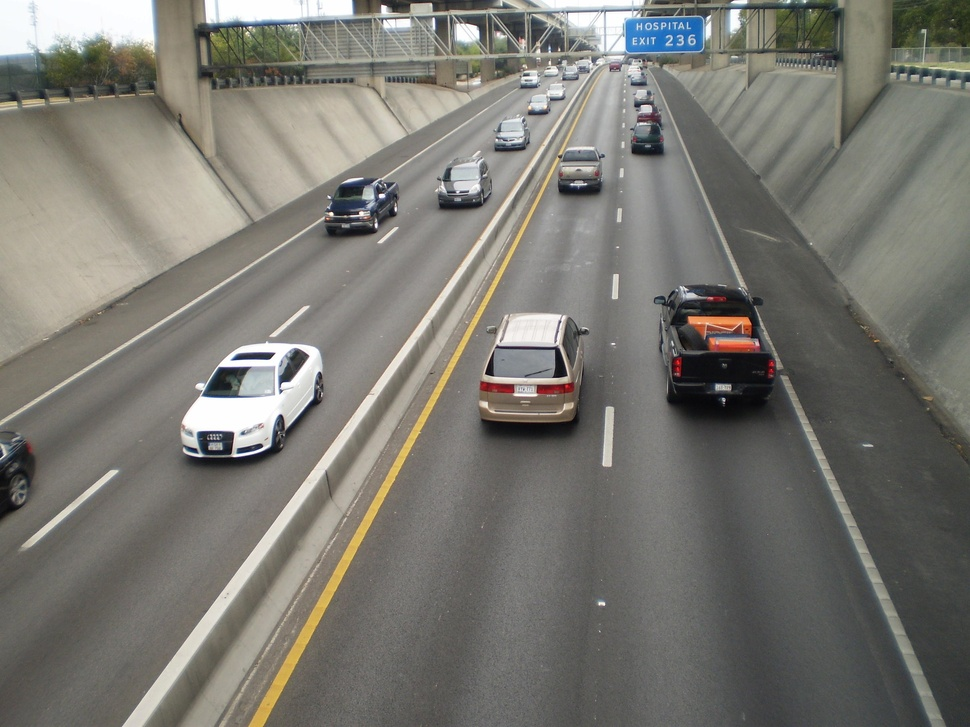
#> input picture 1.jpg, 970 x 727 px, shrunk from 2400 x 1800 before the run
$ python Affine.py
#> lines starting #> are read from the running program, lines starting #| are printed output that depends on the picture
import cv2
import numpy as np
from matplotlib import pyplot as plt

cv2.namedWindow('image',cv2.WINDOW_NORMAL)
img = cv2.imread('1.jpg')
#> img is the input picture: shape (727, 970, 3); mean B, G, R 113.7, 120.1, 121.7
rows,cols,ch = img.shape
#> rows = 727; cols = 970; ch = 3

ptin = np.float32([[50,50],[200,50],[50,200]])
ptout = np.float32([[10,100],[200,50],[100,250]])

M = cv2.getAffineTransform(ptin,ptout)
dst = cv2.warpAffine(img,M,(cols,rows))
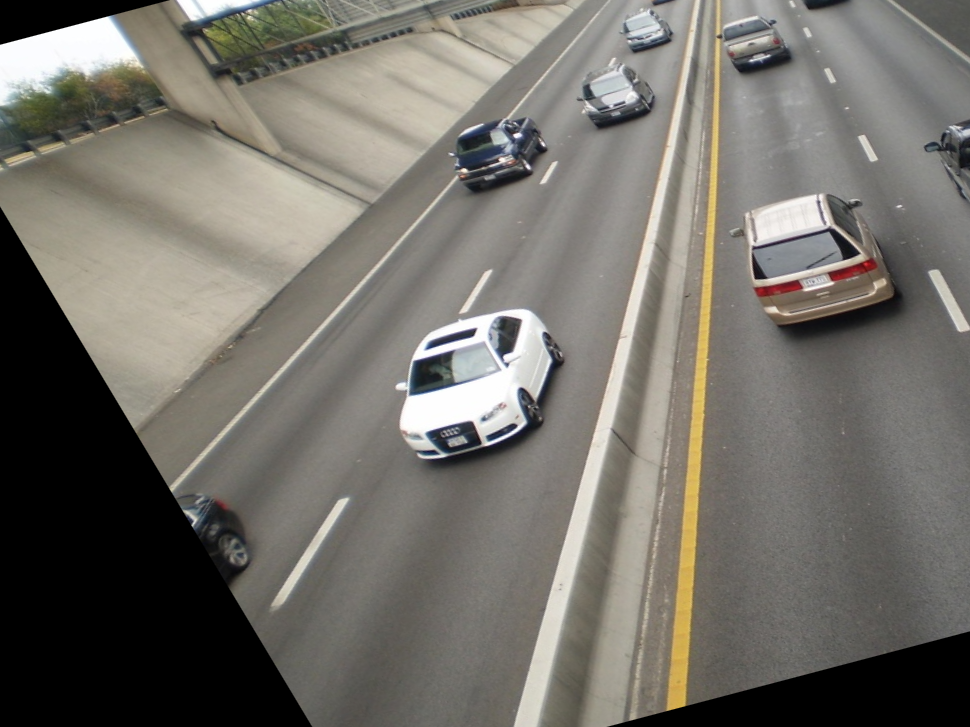
#> dst: shape (727, 970, 3); mean B, G, R 105.2, 112.1, 115.1

plt.subplot(121),plt.imshow(img),plt.title('Input')
plt.subplot(122),plt.imshow(dst),plt.title('Output')
plt.show()
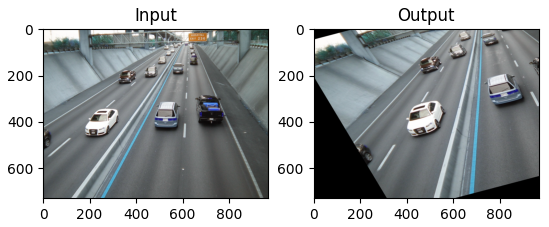
#> figure drawn by matplotlib, 2 panels; B, G, R data is drawn as R, G, B

$ run again, with 3.jpg copied over 1.jpg
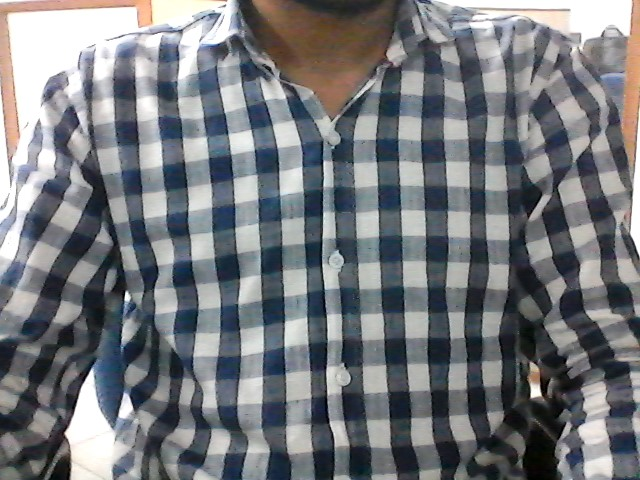
#> input picture 3.jpg, 640 x 480 px
#> img is the input picture: shape (480, 640, 3); mean B, G, R 124.9, 120.9, 118.2
#> `dst = cv2.warpAffine(img,M,(cols,rows))`:
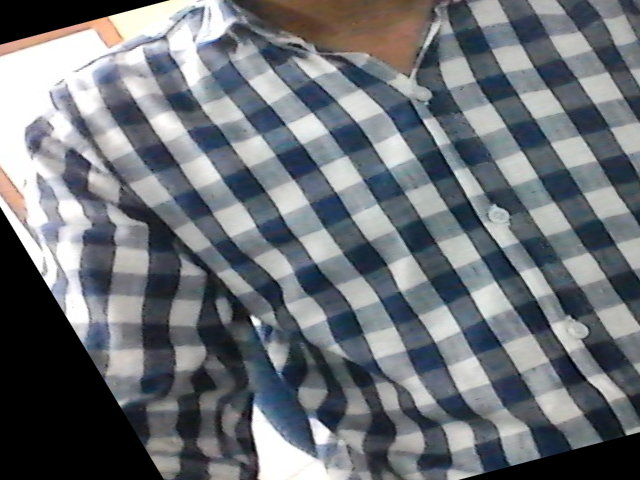
#> dst: shape (480, 640, 3); mean B, G, R 118.7, 113.5, 108.9
#> `plt.show()`:
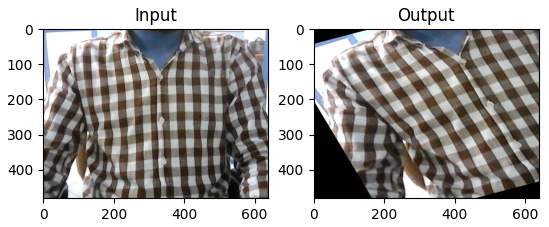
#> figure drawn by matplotlib, 2 panels; B, G, R data is drawn as R, G, B

$ run again, with 31.jpg copied over 1.jpg
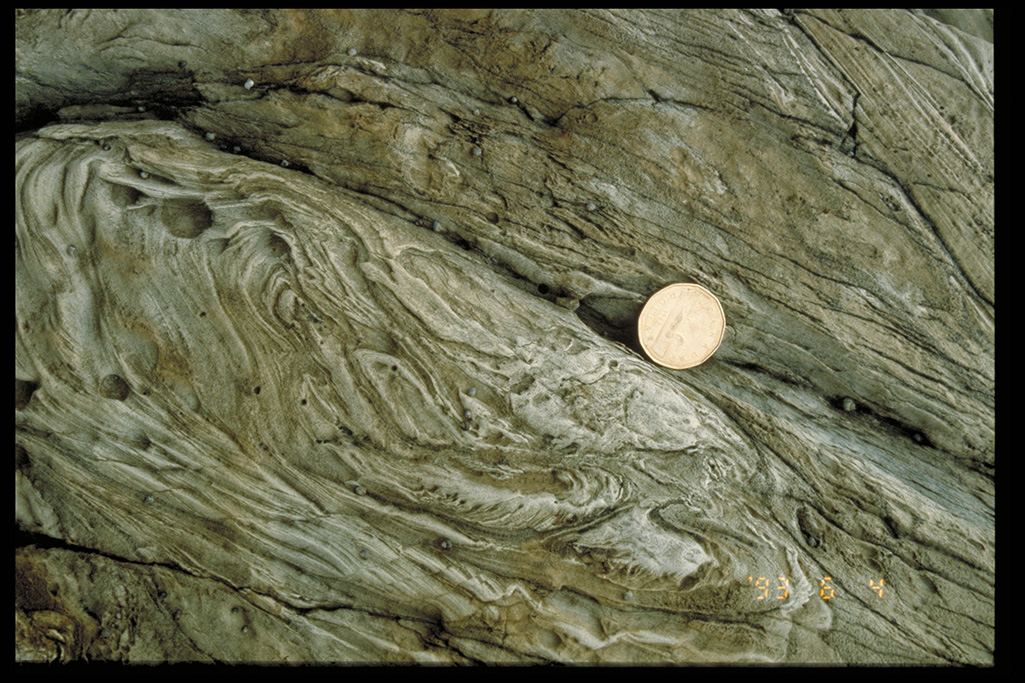
#> input picture 31.jpg, 1025 x 683 px
#> img is the input picture: shape (683, 1025, 3); mean B, G, R 77.7, 103.6, 102.8
#> `dst = cv2.warpAffine(img,M,(cols,rows))`:
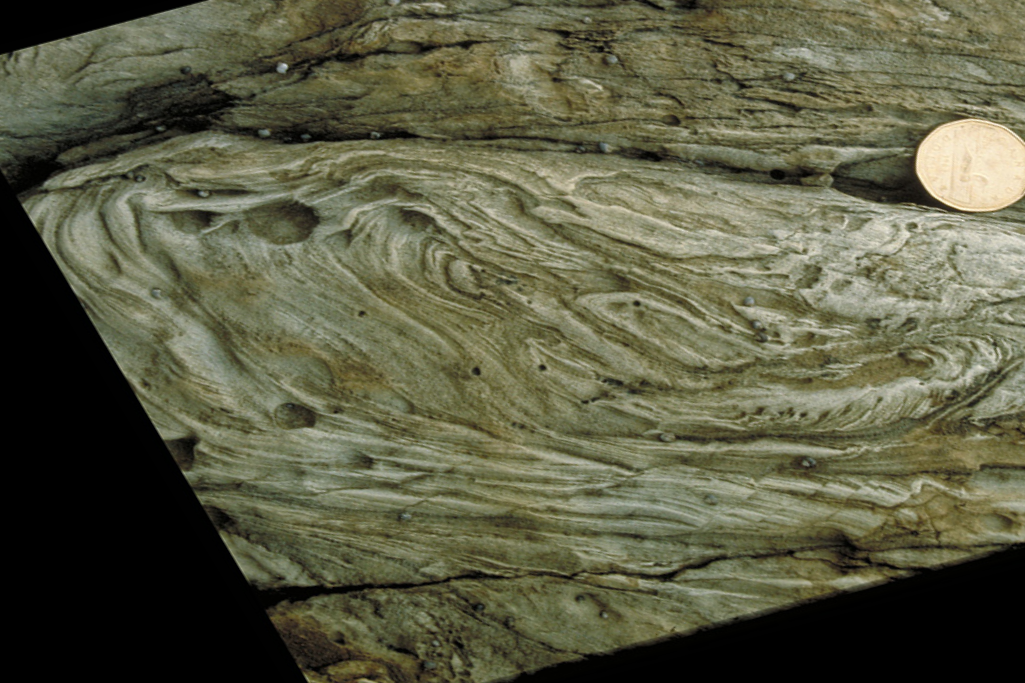
#> dst: shape (683, 1025, 3); mean B, G, R 67.8, 91.5, 91.1
#> `plt.show()`:
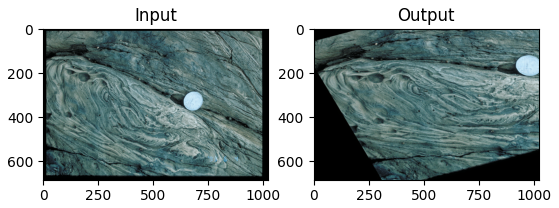
#> figure drawn by matplotlib, 2 panels; B, G, R data is drawn as R, G, B
